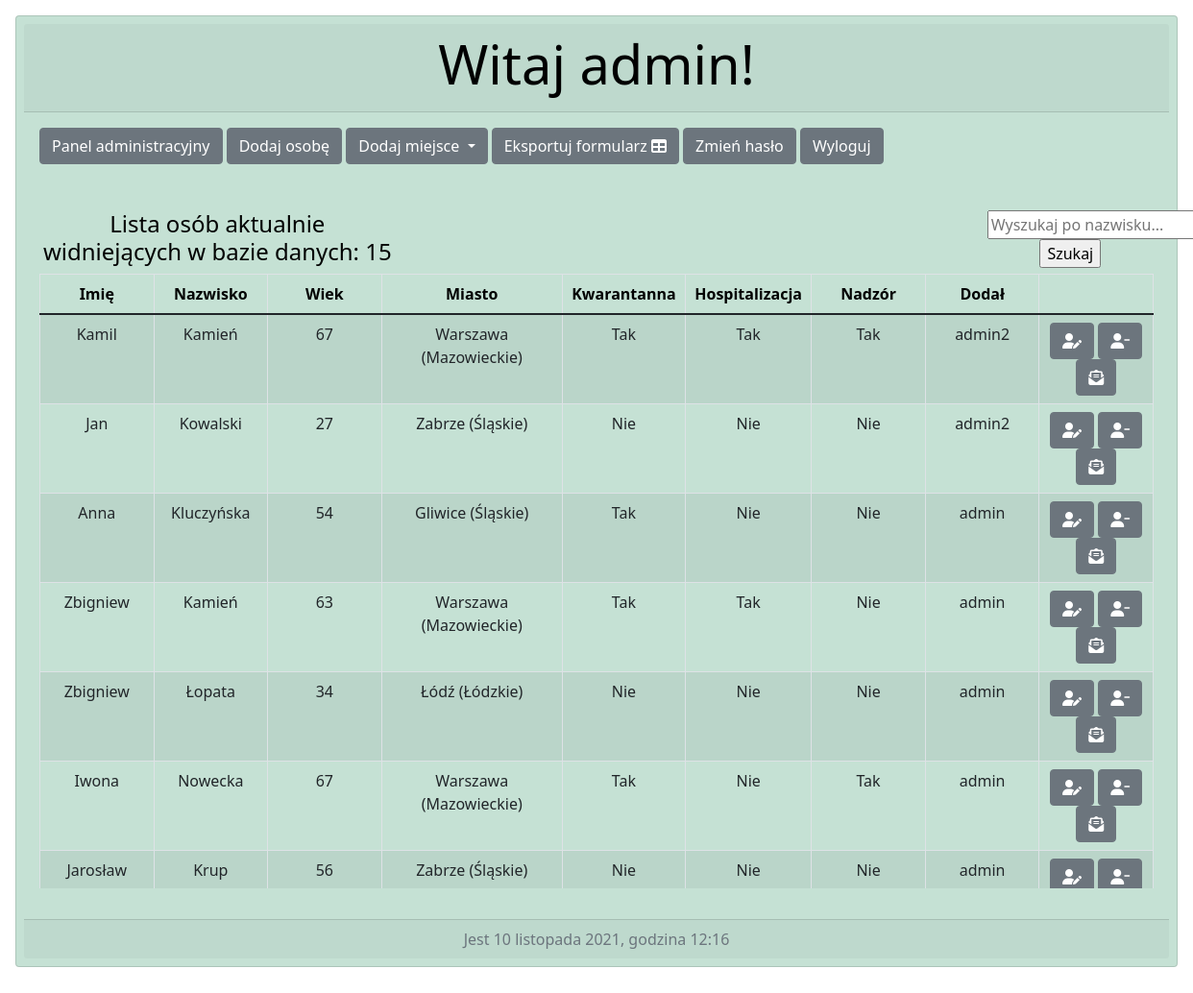
Page /covid/main/none (signed in) on the committed database.
### covid/models.py (models this page shows, shortened)
class Person(models.Model):
    GENDER = {
        (1, 'Mężczyzna'),
        (2, 'Kobieta'),
        (3, 'inna')
    }
    BINARY = {
        (0, 'Nie'),
        (1, 'Tak')
    }
    name = models.CharField(max_length=32)
    surname = models.CharField(max_length=32)
    gender = models.PositiveSmallIntegerField(choices=GENDER)
    age = models.PositiveSmallIntegerField()
    address = models.CharField(max_length=60)
    city = models.ForeignKey(City, on_delete=models.PROTECT, related_name='city')
    telephone_number = PhoneNumberField()
    date_of_received_information = models.DateField(null=True, blank=True)
    date_of_positive_result = models.DateField(null=True, blank=True)
    laboratory_performing_tests = models.ForeignKey(Laboratory, on_delete=models.PROTECT, related_name='laboratory')
    whereabouts = models.ForeignKey(City, on_delete=models.PROTECT, related_name='whereabouts')
    source_of_infection = models.TextField(null=True, blank=True)
    hospitalization = models.PositiveSmallIntegerField(choices=BINARY, default=0)
    hospital = models.ForeignKey(Hospital, on_delete=models.PROTECT, related_name='hospital', null=True, blank=True)
    supervision = models.PositiveSmallIntegerField(choices=BINARY, default=0)
    quarantine = models.PositiveSmallIntegerField(choices=BINARY, default=0)
    who_added = models.CharField(max_length=32, default="None")

class City(models.Model):
    PROVINCE = {
        (1, 'Dolnośląskie'),
        (2, 'Kujawsko-pomorskie'),
        (3, 'Lubelskie'),
        (4, 'Lubuskie'),
        (5, 'Łódzkie'),
        (6, 'Małopolskie'),
        (7, 'Mazowieckie'),
        (8, 'Opolskie'),
        (9, 'Podkarpackie'),
        (10, 'Podlaskie'),
        (11, 'Pomorskie'),
        (12, 'Śląskie'),
        (13, 'Świętokrzyskie'),
        (14, 'Warmińsko-mazurskie'),
        (15, 'Wielkopolskie'),
        (16, 'Zachodniopomorskie'),
    }
    name = models.CharField(max_length=32)
    county = models.CharField(max_length=32)
    province = models.PositiveSmallIntegerField(choices=PROVINCE, default=1)
    def __str__(self):
        return self.name_province()
    def name_province(self):
        return "{}".format(self.name)

### covid/views.py (the view)
# urls.py: path('main/<str:sort>', main, name='main'),
@login_required
def main(request, sort):
    try:
        people = Person.objects.filter(surname__icontains=request.GET.get('search'))
    except ValueError:
        if sort == 'name':
            people = Person.objects.order_by('name')
        elif sort == 'surname':
            people = Person.objects.order_by('surname')
        elif sort == 'age':
            people = Person.objects.order_by('age')
        elif sort == 'city':
            people = Person.objects.order_by('city__name')
        elif sort == 'quarantine':
            people = Person.objects.order_by('-quarantine')
        elif sort == 'hospitalization':
            people = Person.objects.order_by('-hospitalization')
        elif sort == 'supervision':
            people = Person.objects.order_by('-supervision')
        elif sort == 'who_added':
            people = Person.objects.order_by('who_added')
        else:
            people = Person.objects.all()
    return render(request, 'main.html', {'people': people})

### templates/main.html (shortened to what this page needs)
{% extends 'pattern.html' %}
{% block card_head %}
    {% if user.is_authenticated %}
      <h2 class="display-4">Witaj {{ user.username }}!</h2>
    {% endif %}
{% endblock %}
{% block card_body %}
    <ul class="nav nav-pills">
      <li class="nav-item">
        <div class="dropdown">
          {% if perms.covid %}
          <a href="{% url 'administration_panel' %}" class="btn btn-secondary">Panel administracyjny</a> <a href="{% url 'add_person' %}" class="btn btn-secondary">Dodaj osobę</a> <a class="btn btn-secondary dropdown-toggle" href="#" role="button" id="dropdownMenuLink" data-bs-toggle="dropdown" aria-expanded="false"> Dodaj miejsce </a> <a href="{% url 'export_excel' %}" class="btn btn-secondary">Eksportuj formularz <i class="fas fa-table"></i></a> <a href="{% url 'change_password' %}" class="btn btn-secondary">Zmień hasło</a> <a href="{% url 'logout' %}" class="btn btn-secondary">Wyloguj</a>
          {% endif %}
        </div>
      </li>
    </ul>
    <br>
    <br>
    <div class="row">
      <div class="col-4">
        <h4>Lista osób aktualnie widniejących w bazie danych: {{ people|length }}</h4>
      </div>
      <div class="col-6">
      </div>
      <div class="col-2">
        <form action="">
          <input type="text" name="search" placeholder="Wyszukaj po nazwisku..." value="{{request.GET.name}}">
          <input type="submit" value="Szukaj" >
        </form>
      </div>
    </div>
    <table class="table table-bordered table-striped scroll_table">
      <thead>
        <tr>
          <th scope="col"><a href="{% url 'main' 'name' %}" class="table_header" data-toggle="tooltip" title="Sortuj według imienia">Imię</a></th>
          <th scope="col"><a href="{% url 'main' 'surname' %}" class="table_header" data-toggle="tooltip" title="Sortuj według nazwiska">Nazwisko</a></th>
          <th scope="col"><a href="{% url 'main' 'age' %}" class="table_header" data-toggle="tooltip" title="Sortuj według wieku">Wiek</a></th>
          <th scope="col"><a href="{% url 'main' 'city' %}" class="table_header" data-toggle="tooltip" title="Sortuj według miasta">Miasto</a></th>
          <th scope="col"><a href="{% url 'main' 'quarantine' %}" class="table_header" data-toggle="tooltip" title="Sortuj według kwarantanny">Kwarantanna</a></th>
          <th scope="col"><a href="{% url 'main' 'hospitalization' %}" class="table_header" data-toggle="tooltip" title="Sortuj według hospitalizacji">Hospitalizacja</a></th>
          <th scope="col"><a href="{% url 'main' 'supervision' %}" class="table_header" data-toggle="tooltip" title="Sortuj według nadzoru">Nadzór</a></th>
          <th scope="col"><a href="{% url 'main' 'who_added' %}" class="table_header" data-toggle="tooltip" title="Sortuj według osoby dodającej">Dodał</a></th>
          <th scope="col"></th>
        </tr>
      </thead>
      <tbody>
        {% for person in people %}
        <tr>
          <td>{{ person.name }}</td>
          <td>{{ person.surname }}</td>
          <td>{{ person.age }}</td>
          <td>{{ person.city }} ({{ person.city.get_province_display }})</td>
          <td>{{ person.get_quarantine_display }}</td>
          <td>{{ person.get_hospitalization_display }}</td>
          <td>{{ person.get_supervision_display }}</td>
          <td>{{ person.who_added }}</td>
          <td><a href="{% url 'edit_person' person.id %}" class="btn btn-secondary" data-toggle="tooltip" title="Edytuj osobę"><i class="fas fa-user-pen"></i></a> <a href="{% url 'delete_person' person.id %}" class="btn btn-secondary" data-toggle="tooltip" title="Usuń osobę"><i class="fas fa-user-minus"></i></a> <a href="{% url 'export_docx' person.id %}"  class="btn btn-secondary" data-toggle="tooltip" title="Generuj zawiadomienie"><i class="fas fa-envelope-open-text"></i></a></li></td>
        </tr>
        {% endfor %}
      </tbody>
    </table>
{% endblock %}

### static/global.css (style rules this page uses)
body { padding: 1em; }
.scroll_table { height:640px; display:block; overflow-y:scroll; width:100%; }
td { width: 10%; }
.table_header { color: black; text-decoration: none; }

### rows in the picture
Person: name "Kamil", surname "Kamień", age "67", city "Warszawa", city.province "Mazowieckie", quarantine "Tak", hospitalization "Tak", supervision "Tak", who_added "admin2"
Person: name "Jan", surname "Kowalski", age "27", city "Zabrze", city.province "Śląskie", quarantine "Nie", hospitalization "Nie", supervision "Nie", who_added "admin2"
Person: name "Anna", surname "Kluczyńska", age "54", city "Gliwice", city.province "Śląskie", quarantine "Tak", hospitalization "Nie", supervision "Nie", who_added "admin"
Person: name "Zbigniew", surname "Kamień", age "63", city "Warszawa", city.province "Mazowieckie", quarantine "Tak", hospitalization "Tak", supervision "Nie", who_added "admin"
Person: name "Zbigniew", surname "Łopata", age "34", city "Łódź", city.province "Łódzkie", quarantine "Nie", hospitalization "Nie", supervision "Nie", who_added "admin"
Person: name "Iwona", surname "Nowecka", age "67", city "Warszawa", city.province "Mazowieckie", quarantine "Tak", hospitalization "Nie", supervision "Tak", who_added "admin"
Person: name "Jarosław", surname "Krup", age "56", city "Zabrze", city.province "Śląskie", quarantine "Nie", hospitalization "Nie", supervision "Nie", who_added "admin"

### other values in the picture
{{ user.username }} "admin"
{{ people|length }} "15"
